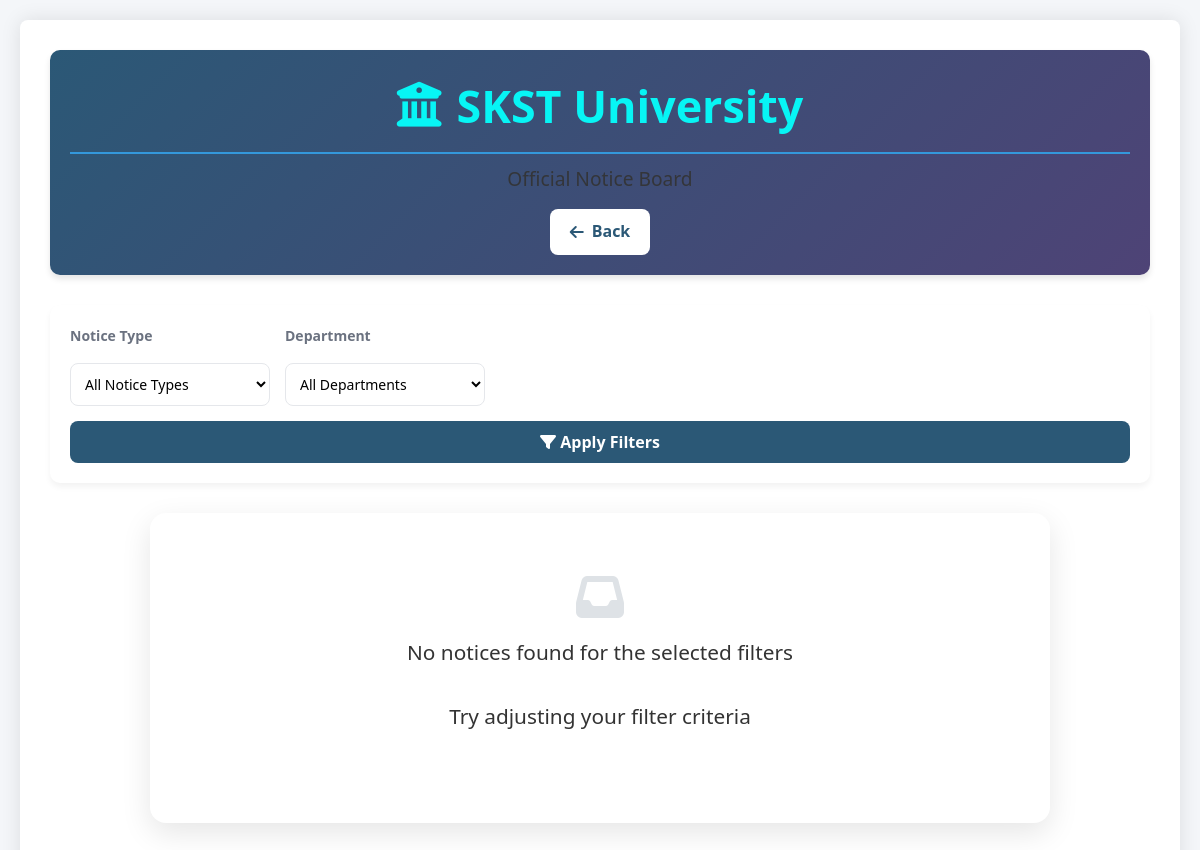
Page /notice/notice.php (signed in) on the earlier database version.
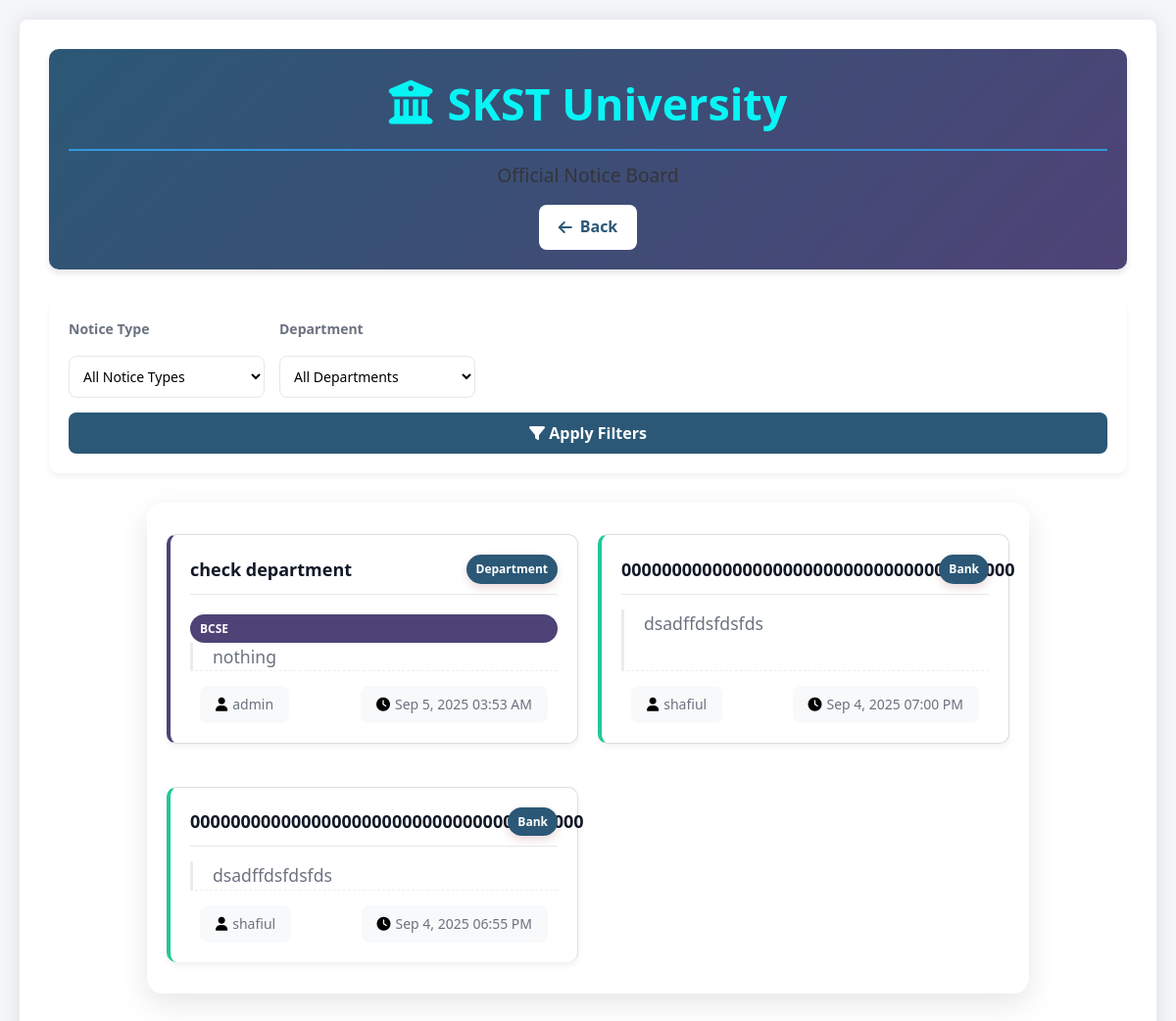
Same page on the later database version.
### tables this page shows
CREATE TABLE `notice` (
  `id` int(11) NOT NULL,
  `title` varchar(255) NOT NULL,
  `section` varchar(100) NOT NULL,
  `sub_section` varchar(50) DEFAULT NULL,
  `content` text NOT NULL,
  `author` varchar(100) NOT NULL,
  `created_at` timestamp NOT NULL DEFAULT current_timestamp(),
  `viewed` tinyint(1) DEFAULT 0 COMMENT '0=unread, 1=read'
);

### notice/notice.php (the view, shortened to what this page needs)
<?php
require_once '../library/notice.php';
$con = new mysqli(DB_SERVER, DB_USERNAME, DB_PASSWORD, DB_NAME);
$query = "SELECT * FROM notice WHERE section IN ('Department', 'Event', 'Bank')";
$query .= " ORDER BY created_at DESC";
$stmt = $con->prepare($query);
$stmt->execute();
$result = $stmt->get_result();
$notices = $result->fetch_all(MYSQLI_ASSOC);
?>
<!DOCTYPE html>
<html lang="en">
<head>
    <link rel="stylesheet" href="https://cdnjs.cloudflare.com/ajax/libs/font-awesome/6.5.0/css/all.min.css">
</head>
<body>
    <div class="container">
        <div class="header">
            <h1 class="university-name">
                <i class="fas fa-university"></i>
                SKST University
            </h1>
            <p class="page-subtitle">Official Notice Board</p>
            <a href="notice.html" class="back-btn">
                <i class="fas fa-arrow-left"></i> Back
            </a>
        </div>
        <form method="GET" class="filters">
            <div class="filter-group">
                <label class="filter-label">Notice Type</label>
                <select name="section" class="filter-select">
                    <option value="">All Notice Types</option>
                </select>
            </div>
            <div class="filter-group">
                <label class="filter-label">Department</label>
                <select name="department" class="filter-select">
                    <option value="">All Departments</option>
                </select>
            </div>
            <button type="submit" class="apply-btn">
                <i class="fas fa-filter"></i> Apply Filters
            </button>
        </form>
        <div class="notices-container">
            <?php if (count($notices) > 0): ?>
                <?php foreach ($notices as $notice): ?>
                    <div class="notice-card <?= $notice['viewed'] == 0 ? 'unread' : '' ?> section-<?= strtolower($notice['section']) ?>">
                        <div class="notice-header">
                            <h3 class="notice-title"><?= htmlspecialchars($notice['title']) ?></h3>
                            <span class="notice-section"><?= htmlspecialchars($notice['section']) ?></span>
                        </div>
                        <?php if (!empty($notice['sub_section'])): ?>
                            <span class="notice-department"><?= htmlspecialchars($notice['sub_section']) ?></span>
                        <?php endif; ?>
                        <div class="notice-content">
                            <?= nl2br(htmlspecialchars($notice['content'])) ?>
                        </div>
                        <div class="notice-footer">
                            <span class="notice-author">
                                <i class="fas fa-user"></i> <?= htmlspecialchars($notice['author']) ?>
                            </span>
                            <span class="notice-date">
                                <i class="fas fa-clock"></i> <?= date('M j, Y h:i A', strtotime($notice['created_at'])) ?>
                            </span>
                        </div>
                    </div>
                <?php endforeach; ?>
            <?php else: ?>
                <div class="no-notices">
                    <i class="fas fa-inbox" style="font-size: 48px; margin-bottom: 15px;"></i>
                    <p>No notices found for the selected filters</p>
                    <p>Try adjusting your filter criteria</p>
                </div>
            <?php endif; ?>
        </div>
    </div>
</body>
</html>

Differences in the rows shown:
added notice: title "check department", section "Department", sub_section "BCSE", content "nothing", author "admin", created_at "Sep 5, 2025 03:53 AM"
added notice: title "000000000000000000000000000000000000000", section "Bank", content "dsadffdsfdsfds", author "shafiul", created_at "Sep 4, 2025 07:00 PM"
added notice: title "000000000000000000000000000000000000000", section "Bank", content "dsadffdsfdsfds", author "shafiul", created_at "Sep 4, 2025 06:55 PM"
Other differences:
text no longer shown: "No notices found for the selected filters Try adjusting your filter criteria"
